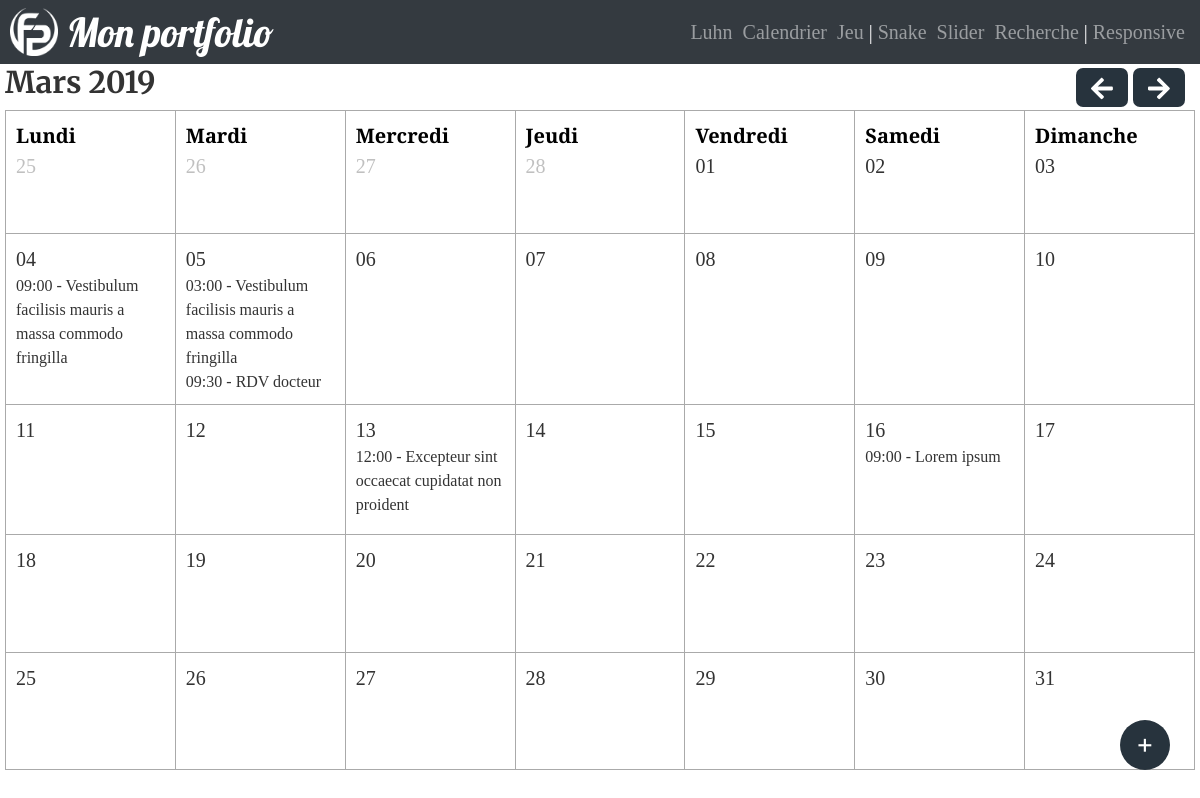
/calendar, run on the app's committed database.
### tables this page shows
CREATE TABLE `calendar` (
  `id` int(11) NOT NULL,
  `name` varchar(255) NOT NULL,
  `description` text NOT NULL,
  `start` datetime NOT NULL,
  `end` datetime NOT NULL
);

### src/autoloader.php (called while the page is built, shortened)
<?php
class AutoLoader{
    public static function autoload($class){
        if (strpos($class, __NAMESPACE__) === 0){
            $class = str_replace(__NAMESPACE__, '', $class);
            $class = str_replace('\\', '/', $class);
        }
    }
}

### src/app/perso/Calendar.php (called while the page is built, shortened)
<?php
class Calendar
{
	private $months = [	'Janvier','Février','Mars','Avril', 'Mai','Juin','Juillet','Aout', 'Septembre','Octobre','Novembre','Décembre'];
	public $month;
	public $year;
	public function __construct(int $month = null, int $year = null) {
		if ($month > 12 || $month < 1 || $month === null){
			$this->month = intval(date('m'));
		}
		else $this->month = $month;
		$this->year = ($year === null ? intval(date('Y')) : $year);
	}
	public function getDate() {
		return $this->months[$this->month -1] .' '. $this->year;
	}
	public function getFirstDay() {
		return new \DatetimeImmutable($this->year .'-'. $this->month . '-01');
	}
	public function getWeeks() {
		$start = $this->getFirstDay();
		$end = $start->modify('+1 month -1 day');
		$startWeek = intval($start->format('W'));
		$endWeek = intval($end->format('W'));
		$weeks = $endWeek - $startWeek +1;
		return $weeks;
	}
	public function inMonth($date) {
		return $this->getFirstDay()->format('Y-M') === $date->format('Y-M');
	}
	public function nextMonth() {
		$month = $this->month + 1;
		$year = $this->year;
		return new Calendar($month, $year);
	}
	public function previousMonth() {
		$month = $this->month - 1;
		$year = $this->year;
		return new Calendar($month, $year);
	}
}

### src/app/sql/Events.php (called while the page is built, shortened)
<?php
class Events
{
	private $pdo;
	public function __construct() {
		$this->pdo = \src\App::getDb();
	}
	public function getEventsBetween($start, $end) {
		$start = $start->format('Y-m-d 00:00:00');
		$end = $end->format('Y-m-d 23:59:59');
		$req = $this->pdo->prepare('
			SELECT *
			FROM calendar
			WHERE start BETWEEN ? AND ?
			ORDER BY start
		') or die(print_r($pdo->errorInfo()));
		$req->execute(array($start, $end));
		return $req->fetchAll();
	}
	public function getEventsBetweenByDay($start, $end) {
		$events = $this->getEventsBetween($start, $end);
		$days = [];
		foreach ($events as $event) {
			$date = explode(' ', $event['start'])[0];
			if (!isset($days[$date])) {
				$days[$date] = [$event];
			}
			else{
				$days[$date][] = $event;
			}
		}
		return $days;
	}
}

### src/core/Database.php (called while the page is built, shortened)
<?php
class Database{
	private $db_name;
	private $db_user;
	private $db_pass;
	private $db_host;
	private $pdo;
	public function __construct($db_name, $db_user, $db_pass, $db_host)
	{
		$this->db_name = $db_name;
		$this->db_user = $db_user;
		$this->db_pass = $db_pass;
		$this->db_host = $db_host;
	}
	public function getPDO()
	{
		if ($this->pdo === null) {
			$pdo = new PDO('mysql:host='.$this->db_host.';dbname='.$this->db_name .';charset=utf8', $this->db_user, $this->db_pass);
			$pdo->setAttribute(PDO::ATTR_ERRMODE, PDO::ERRMODE_EXCEPTION);
			$pdo->setAttribute(PDO::ATTR_DEFAULT_FETCH_MODE, PDO::FETCH_ASSOC);
			$this->pdo = $pdo;
		}
		return $this->pdo;
	}
}

### src/App.php (called while the page is built, shortened)
<?php
class App
	{
	private static $database;
	public static function getDb()
	{
		if (self::$database === null) {
			self::$database = new Database(self::DB_NAME, self::DB_USER, self::DB_PASS, self::DB_HOST);
		}
		return self::$database->getpdo();
	}
}

### src/boot.php (called while the page is built, shortened)
<?php
function nh(string $value){
	return nl2br(htmlentities($value));
}

### views/calendar.phtml (the view, shortened to what this page needs)
<main id="calendar" class="main-calendar">
	<header class="calendar-header">
		<h2><?= $dateMonthYear; ?></h2>
		<div>
			<a class="calendar-nav" href="/calendar/<?= $oCalendar->previousMonth()->year .'-'. $oCalendar->previousMonth()->month; ?>">
				<i class="fas fa-arrow-left"></i>
			</a>
			<a class="calendar-nav" href="/calendar/<?= $oCalendar->nextMonth()->year .'-'. $oCalendar->nextMonth()->month; ?>">
				<i class="fas fa-arrow-right"></i>
			</a>
		</div>
	</header>
	<table class="calendar-table calendar-table-<?= $weeks; ?>-weeks">
		<tbody>
			<?php for ($i=0; $i < $weeks; $i++):?>
				<tr>
					<?php
					foreach ($oCalendar->days as $k => $day):
						$date = $start->modify($k + $i * 7 .'days');
						$events = $aEvents[$date->format('Y-m-d')] ?? [];
						?>
						<td class="<?= $oCalendar->inMonth($date) ? '' : 'calendar-othermonth'; ?>">
							<?php if ($i === 0): ?>
								<div class="calendar-weekday"><?= $day; ?></div>
							<?php endif; ?>
							<div class="calendar-day"><?= $date->format('d'); ?></div>
							<?php foreach ($events as $event): ?>
								<div class="calendar-event">
									<?= (new dateTime($event['start']))->format('H:i'); ?> -
									<a class="calendar-link" href="/event-<?= $event['id']; ?>"><?= nh($event['name']); ?></a>
								</div>
							<?php endforeach; ?>
						</td>
					<?php endforeach; ?>
				</tr>
			<?php endfor; ?>
		</tbody>
	</table>
	<a	class="calendar-add"
		href="/add"
		title="Ajouter un évènement">+</a>
</main>
<?php
$content = ob_get_clean();
include('../views/template/template.phtml');
?>

### public/index.php (shortened to what this page needs)
<?php
require dirname(__DIR__).'/src/boot.php';
require dirname(__DIR__).'/src/autoloader.php';
if (is_file('../controllers/'.$_GET['page'].'.controller.php'))
{
	include '../controllers/'.$_GET['page'].'.controller.php';
}
else
{
	header('Location:/home');
}

### controllers/calendar.controller.php (shortened to what this page needs)
<?php
$oCalendar = new Calendar($_GET['month'] ?? null, $_GET['year'] ?? null);
$oEvents = new Events();
$css='<link rel="stylesheet" href="/css/portfolio/calendar.css">';
$dateMonthYear = $oCalendar->getDate();
$start = $oCalendar->getFirstDay();
$start = $start->format('N') === '1' ? $start : $oCalendar->getFirstDay()->modify('last monday');
$weeks = $oCalendar->getWeeks();
$end = $start->modify('+' . (6 + 7 * ($weeks - 1)) .'day');
$aEvents = $oEvents->getEventsBetweenByDay($start, $end);
include '../views/calendar.phtml';

### views/template/template.phtml (shortened to what this page needs)
<!DOCTYPE html>
<html>
	<head>
		<link rel="stylesheet" href="/css/bootstrap.min.css">
		<?= $css; ?>
		<link rel="stylesheet" href="/css/style.css">
	</head>
	<body>
		<header class="sticky-top p-0">
			<?php require('../views/template/header.phtml'); ?>
		</header>
		<?= $content ?>
	</body>
</html>

### views/template/header.phtml (shortened to what this page needs)
<nav class="navbar navbar-expand-lg navbar-dark bg-dark">
	<a class="navbar-brand" href="/home">
		<h1>
			<img src="../images/logo/logo2.png" class="d-inline-block align-top" width="48" height="48"
			alt="Logo:portfolio goupy.eu">
			Mon portfolio
		</h1>
	</a>
	<div class="collapse navbar-collapse justify-content-end"  id="navbarNav">
		<ul class="navbar-nav">
			<li class="nav-item">
				<a class="nav-link" href="/luhn">Luhn</a>
			</li>
			<li class="nav-item">
				<a class="nav-link" href="/calendar">Calendrier</a>
			</li>
			<li class="nav-item">
				<a class="nav-link" href="/game">Jeu</a>
			</li>
			<li class="nav-item separator"></li>
			<li class="nav-item">
				<a class="nav-link" href="/snake">Snake</a>
			</li>
			<li class="nav-item">
				<a class="nav-link" href="/slider">Slider</a>
			</li>
			<li class="nav-item">
				<a class="nav-link" href="/search">Recherche</a>
			</li>
			<li class="nav-item separator"></li>
			<li class="nav-item">
				<a class="nav-link" href="/responsive">Responsive</a>
			</li>
		</ul>
	</div>
</nav>

### public/css/portfolio/calendar.css (style rules this page uses)
.main-calendar { padding: 0 5px 5px; }
.main-calendar h2 { padding-bottom: 5px; }
.calendar-header { align-items: center; display: flex; justify-content: space-between; }
.calendar-nav { background-color: #27333d; border-radius: 7px; color: #fff; font-size: 2.5rem; font-weight: bold; padding: 2px 15px 0; display: inline-block; }
.calendar-nav+.calendar-nav { margin-right: 10px; }
.calendar-table { width: 100%; height: calc(100vh - 140px); }
.calendar-table td { width: 14.28%; border: 1px solid #aaa; vertical-align: top; padding: 10px; height: 20%; }
.calendar-weekday { font-weight: bold; color: #000; }
.calendar-othermonth .calendar-day { opacity: .3; }
.calendar-add { position: absolute; bottom: 30px; right: 30px; width: 50px; height: 50px; background-color: #27333d; color: #fff; font-weight: bold; font-size: 3rem; border-radius: 50%; text-align: center; line-height: 50px; }
.calendar-event { font-size: 1.6rem; }

### public/css/style.css (style rules this page uses)
:root { --primary-1: #155724; --primary-2: #ff00ff; --primary-3: #bf00bf; --color: #333; --bg-primary: rgba(0, 200, 0, 1); --bg-alert: rgba(200, 0, 0, 1); --bg-info: rgba(0, 200, 200, 1); --bg-warning: rgba(200, 200, 0, 1); }
@media screen and (min-width:1024px) { .separator::before { content: " | "; display: block; color: white; padding-top: 5px; border-bottom: none; } }

### public/css/base.css (style rules this page uses)
.separator::before { content: ""; display: block; border-bottom: 1px solid #fff; }

### public/css/primary.css (style rules this page uses)
*, *:before, *:after { box-sizing: border-box; }
html { font-size: 62.5%; }
body { font-size: 2rem; color: var(--color); font-family: 'Slabo 27px', serif; }
a { color: inherit; }
ul { margin: 0; padding: 0; }
h2,h3,h4 { font-family: 'Merriweather', sans-serif; font-weight: bold; }
h1 { font-family: 'Lobster', cursive; margin: 0; font-size: 4rem; }
h2 { font-size: 3rem; text-align: center; }

### data on the page
calendar: start "09:00", name "Vestibulum facilisis mauris a massa commodo fringilla"
calendar: start "03:00", name "Vestibulum facilisis mauris a massa commodo fringilla"
calendar: start "09:30", name "RDV docteur"
calendar: start "12:00", name "Excepteur sint occaecat cupidatat non proident"
calendar: start "09:00", name "Lorem ipsum"

### other printed values
$dateMonthYear "Mars 2019"
$day "Lundi"
$date->format('d') "25"
$day "Mardi"
$date->format('d') "26"
$day "Mercredi"
$date->format('d') "27"
$day "Jeudi"
$date->format('d') "28"
$day "Vendredi"
$date->format('d') "01"
$day "Samedi"
$date->format('d') "02"
$day "Dimanche"
$date->format('d') "03"
